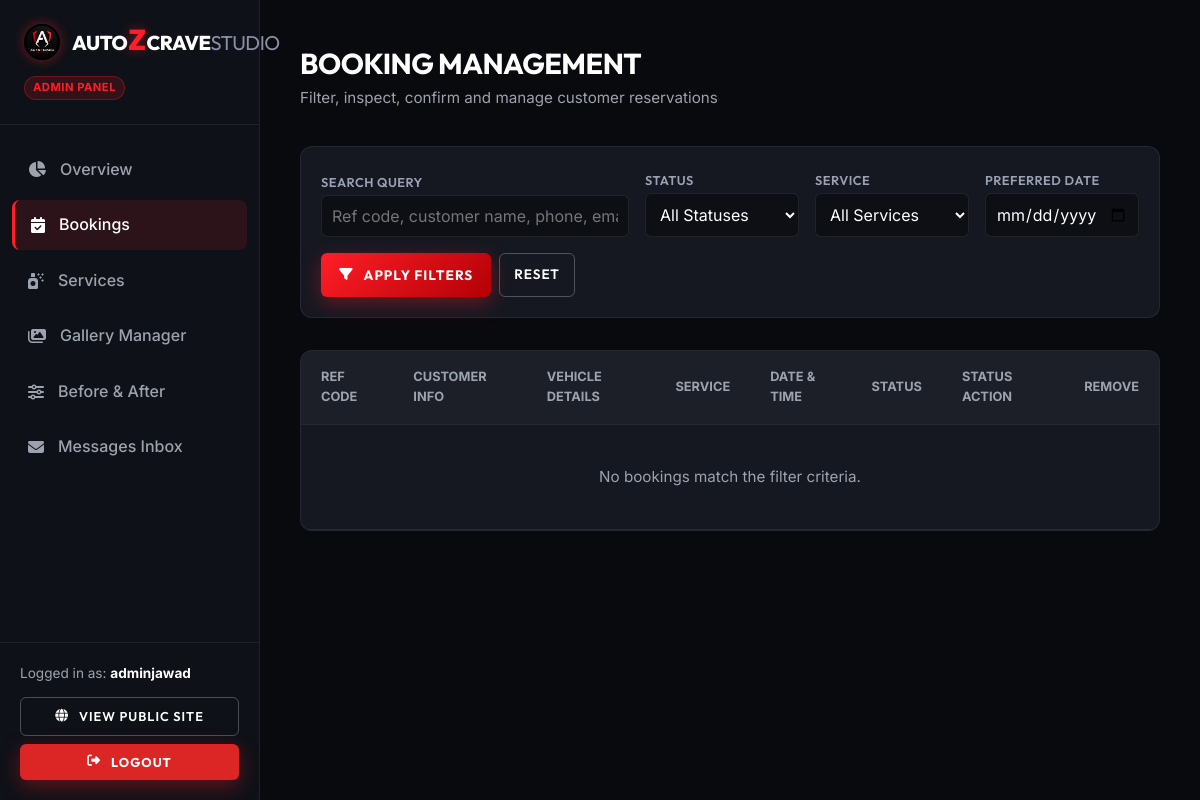
The page /admin/bookings (signed in) on the database as committed earlier.
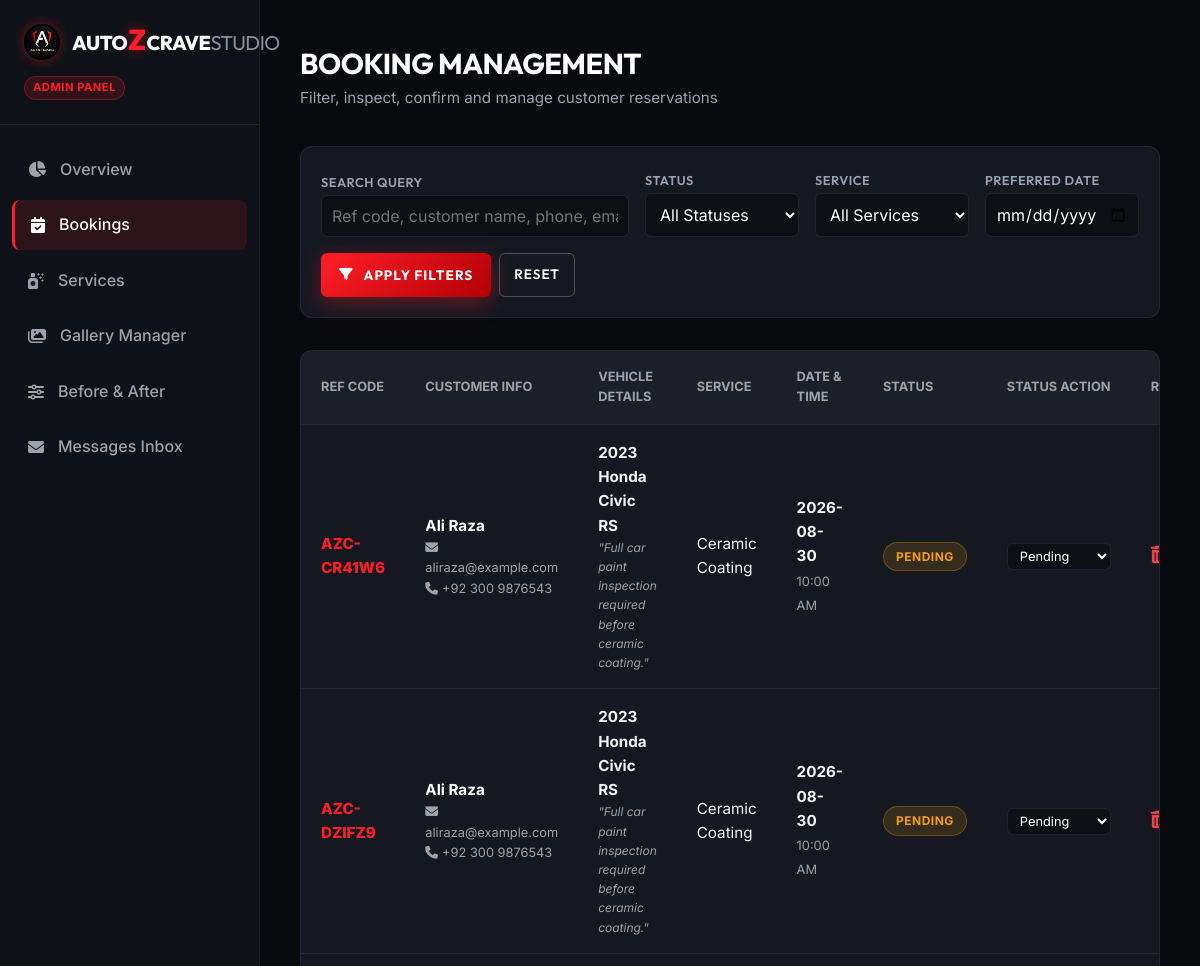
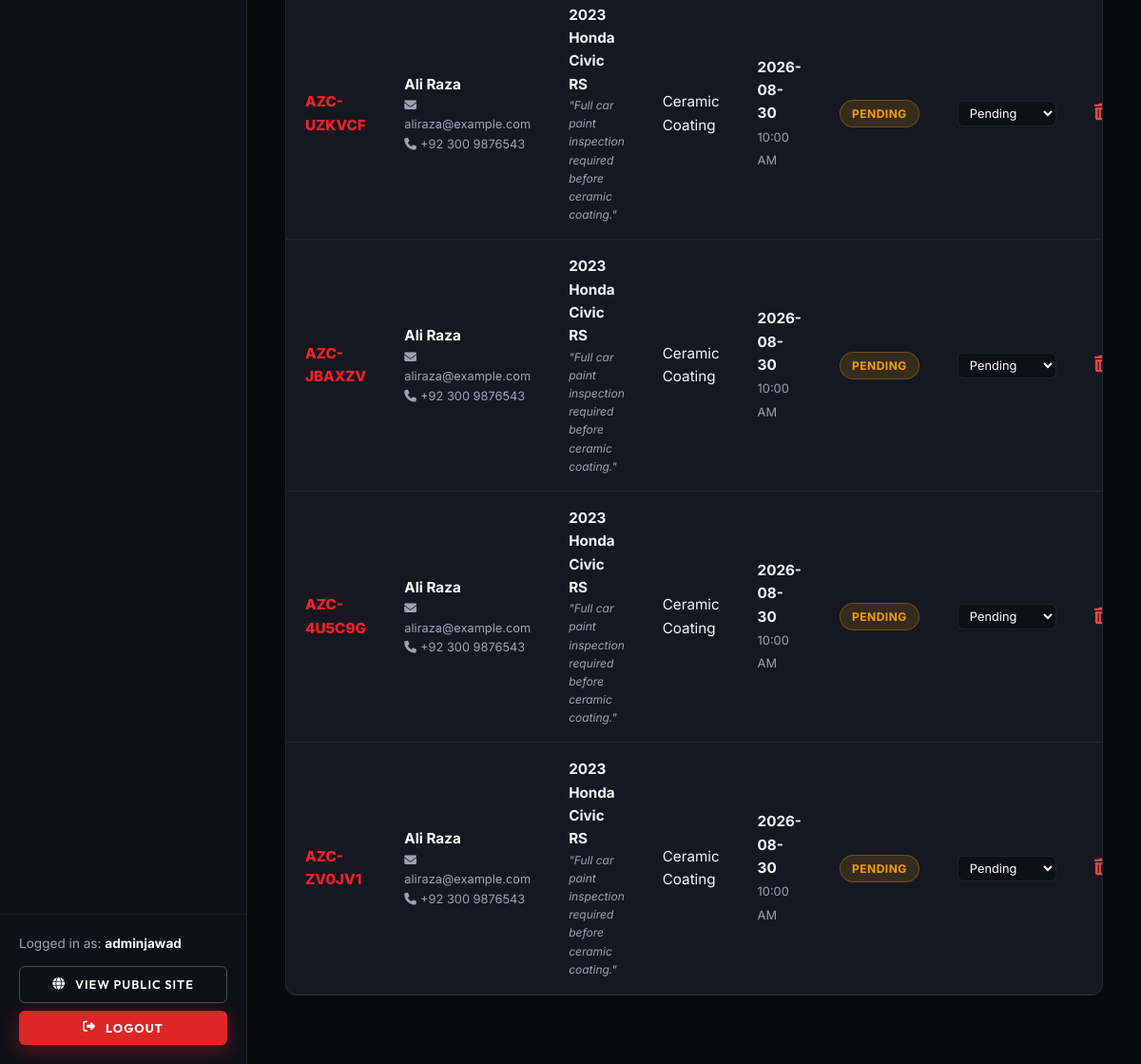
The same page on the database as committed later (2 pictures, top to bottom).
### models/booking.py (models this page shows, shortened)
class Booking(db.Model):
    __tablename__ = 'bookings'
    id = db.Column(db.Integer, primary_key=True)
    reference_code = db.Column(db.String(20), unique=True, nullable=False, default=generate_booking_ref, index=True)
    customer_name = db.Column(db.String(100), nullable=False)
    customer_email = db.Column(db.String(120), nullable=False)
    customer_phone = db.Column(db.String(30), nullable=False)
    vehicle_make = db.Column(db.String(50), nullable=False)
    vehicle_model = db.Column(db.String(50), nullable=False)
    vehicle_year = db.Column(db.String(10), nullable=False)
    service_id = db.Column(db.Integer, db.ForeignKey('services.id'), nullable=False)
    preferred_date = db.Column(db.String(20), nullable=False)
    preferred_time = db.Column(db.String(20), nullable=False)
    additional_notes = db.Column(db.Text, nullable=True)
    status = db.Column(db.String(20), default='Pending', nullable=False)  # Pending, Confirmed, Completed, Cancelled
    created_at = db.Column(db.DateTime, default=datetime.utcnow)

### models/service.py (models this page shows, shortened)
class Service(db.Model):
    __tablename__ = 'services'
    id = db.Column(db.Integer, primary_key=True)
    name = db.Column(db.String(100), nullable=False)
    description = db.Column(db.Text, nullable=False)
    price = db.Column(db.String(50), nullable=True)  # e.g., "PKR 45,000" or "Starting PKR 30,000"
    duration = db.Column(db.String(50), nullable=True)  # e.g., "1 - 2 Days"
    image = db.Column(db.String(255), nullable=True)
    is_active = db.Column(db.Boolean, default=True, nullable=False)
    created_at = db.Column(db.DateTime, default=datetime.utcnow)
    bookings = db.relationship('Booking', backref='service', lazy=True, cascade='all, delete-orphan')

### routes/admin.py (the view, shortened to what this page needs)
@admin_bp.route('/bookings')
@admin_required
def bookings():
    search_query = request.args.get('q', '').strip()
    status_filter = request.args.get('status', '').strip()
    service_filter = request.args.get('service_id', type=int)
    date_filter = request.args.get('date', '').strip()
    query = Booking.query
    if status_filter:
        query = query.filter_by(status=status_filter)
    if service_filter:
        query = query.filter_by(service_id=service_filter)
    if date_filter:
        query = query.filter_by(preferred_date=date_filter)
    bookings_list = query.order_by(Booking.created_at.desc()).all()
    services_list = Service.query.all()
    return render_template('admin/bookings.html',
                           bookings=bookings_list,
                           services=services_list,
                           search_query=search_query,
                           status_filter=status_filter,
                           service_filter=service_filter,
                           date_filter=date_filter)

### models/user.py (called while the page is built)
    def is_admin(self):
        return self.role == 'admin'

### routes/admin.py (called while the page is built)
def admin_required(f):
    @wraps(f)
    @login_required
    def decorated_function(*args, **kwargs):
        if not current_user.is_admin():
            flash('Admin authorization required.', 'error')
            return redirect(url_for('auth.login'))
        return f(*args, **kwargs)
    return decorated_function

### templates/admin/bookings.html (shortened to what the changed rows need)
{% extends "admin/base_admin.html" %}
{% block content %}
<div class="admin-header">
    <div>
        <h1 class="admin-page-title">BOOKING MANAGEMENT</h1>
    </div>
</div>
<div class="admin-table-container">
    <table class="admin-table">
        <thead>
            <tr>
                <th>REF CODE</th>
                <th>CUSTOMER INFO</th>
                <th>VEHICLE DETAILS</th>
                <th>SERVICE</th>
                <th>DATE & TIME</th>
                <th>STATUS</th>
                <th>STATUS ACTION</th>
                <th>REMOVE</th>
            </tr>
        </thead>
        <tbody>
            {% for b in bookings %}
            <tr>
                <td style="font-weight: 800; color: var(--admin-red);">{{ b.reference_code }}</td>
                <td>
                    <strong style="color:#fff; display:block;">{{ b.customer_name }}</strong>
                    <div style="font-size: 0.8rem; color: var(--admin-muted);">
                        <i class="fa-solid fa-envelope" style="margin-right: 4px;"></i>{{ b.customer_email }}<br>
                        <i class="fa-solid fa-phone" style="margin-right: 4px;"></i>{{ b.customer_phone }}
                    </div>
                </td>
                <td>
                    <strong>{{ b.vehicle_year }} {{ b.vehicle_make }} {{ b.vehicle_model }}</strong>
                    {% if b.additional_notes %}
                    <div style="font-size: 0.75rem; color: var(--admin-muted); max-width: 200px; font-style: italic;">
                        "{{ b.additional_notes }}"
                    </div>
                    {% endif %}
                </td>
                <td>{{ b.service.name }}</td>
                <td>
                    <strong style="display:block;">{{ b.preferred_date }}</strong>
                    <span style="font-size: 0.8rem; color: var(--admin-muted);">{{ b.preferred_time }}</span>
                </td>
                <td>
                    <span class="badge badge-{{ b.status.lower() }}">{{ b.status }}</span>
                </td>
                <td>
                    <form action="{{ url_for('admin.update_booking_status', booking_id=b.id) }}" method="POST" style="display: flex; gap: 4px; flex-wrap: wrap;">
                        <select name="status" class="form-select" style="padding: 4px 8px; font-size: 0.8rem; width: auto;" onchange="this.form.submit()">
                            <option value="Pending" {% if b.status == 'Pending' %}selected{% endif %}>Pending</option>
                        </select>
                    </form>
                </td>
                <td>
                    <form action="{{ url_for('admin.delete_booking', booking_id=b.id) }}" method="POST" onsubmit="return confirm('Are you sure you want to delete booking #{{ b.reference_code }}?');">
                        <button type="submit" style="background: none; border: none; color: #ef4444; cursor: pointer; font-size: 1.1rem;" title="Delete Booking">
                            <i class="fa-solid fa-trash-can"></i>
                        </button>
                    </form>
                </td>
            </tr>
            {% else %}
            <tr>
                <td colspan="8" style="text-align: center; color: var(--admin-muted); padding: 40px;">No bookings match the filter criteria.</td>
            </tr>
            {% endfor %}
        </tbody>
    </table>
</div>
{% endblock %}

Rows that differ between the two databases and show on the page:
added Booking: reference_code "AZC-CR41W6", customer_name "Ali Raza", customer_email "aliraza@example.com", customer_phone "+92 300 9876543", vehicle_year "2023", vehicle_make "Honda", vehicle_model "Civic RS", additional_notes "Full car paint inspection required before ceramic coating.", service.name "Ceramic Coating", preferred_date "2026-08-30", preferred_time "10:00 AM", status "PENDING", status "Pending"
added Booking: reference_code "AZC-DZIFZ9", customer_name "Ali Raza", customer_email "aliraza@example.com", customer_phone "+92 300 9876543", vehicle_year "2023", vehicle_make "Honda", vehicle_model "Civic RS", additional_notes "Full car paint inspection required before ceramic coating.", service.name "Ceramic Coating", preferred_date "2026-08-30", preferred_time "10:00 AM", status "PENDING", status "Pending"
added Booking: reference_code "AZC-UZKVCF", customer_name "Ali Raza", customer_email "aliraza@example.com", customer_phone "+92 300 9876543", vehicle_year "2023", vehicle_make "Honda", vehicle_model "Civic RS", additional_notes "Full car paint inspection required before ceramic coating.", service.name "Ceramic Coating", preferred_date "2026-08-30", preferred_time "10:00 AM", status "PENDING", status "Pending"
added Booking: reference_code "AZC-JBAXZV", customer_name "Ali Raza", customer_email "aliraza@example.com", customer_phone "+92 300 9876543", vehicle_year "2023", vehicle_make "Honda", vehicle_model "Civic RS", additional_notes "Full car paint inspection required before ceramic coating.", service.name "Ceramic Coating", preferred_date "2026-08-30", preferred_time "10:00 AM", status "PENDING", status "Pending"
added Booking: reference_code "AZC-4U5C9G", customer_name "Ali Raza", customer_email "aliraza@example.com", customer_phone "+92 300 9876543", vehicle_year "2023", vehicle_make "Honda", vehicle_model "Civic RS", additional_notes "Full car paint inspection required before ceramic coating.", service.name "Ceramic Coating", preferred_date "2026-08-30", preferred_time "10:00 AM", status "PENDING", status "Pending"
added Booking: reference_code "AZC-ZV0JV1", customer_name "Ali Raza", customer_email "aliraza@example.com", customer_phone "+92 300 9876543", vehicle_year "2023", vehicle_make "Honda", vehicle_model "Civic RS", additional_notes "Full car paint inspection required before ceramic coating.", service.name "Ceramic Coating", preferred_date "2026-08-30", preferred_time "10:00 AM", status "PENDING", status "Pending"
Other text that changed with them:
text no longer shown: "No bookings match the filter criteria."
